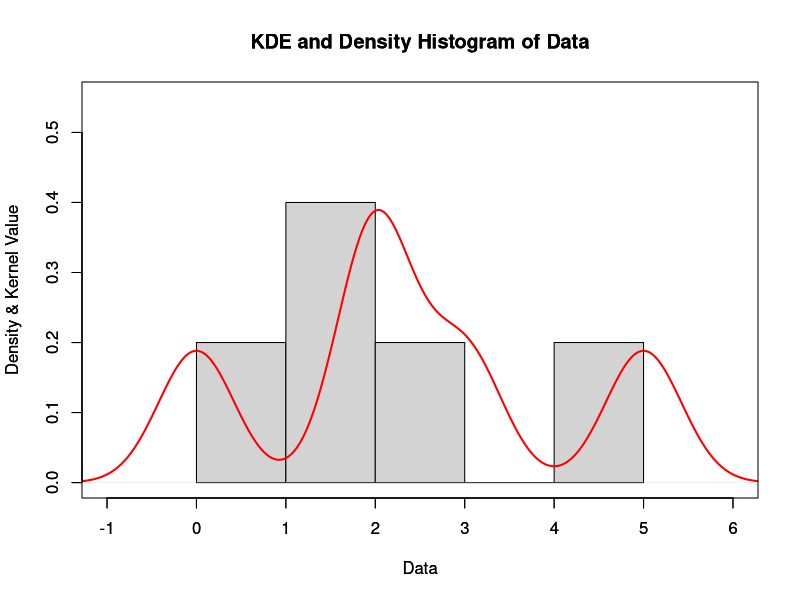

Here is the R script that generated this plot:
data <- c(2, 2, 2, 5, 3, 2, 0, 0, 3, 5)
hist(
  data, 
  xlim = c(-1, 6), 
  ylim = c(0, .55), 
  freq = F,
  xlab = 'Data',
  ylab = 'Density & Kernel Value',
  main = 'KDE and Density Histogram of Data'
)
f <- density(data)
par(new = T)
plot(
  f, 
  col = "red", 
  lwd = 2, 
  xlim = c(-1, 6), 
  ylim = c(0, .55),
  xlab = 'Data',
  ylab = 'Density & Kernel Value',
  main = 'KDE and Density Histogram of Data'
)
